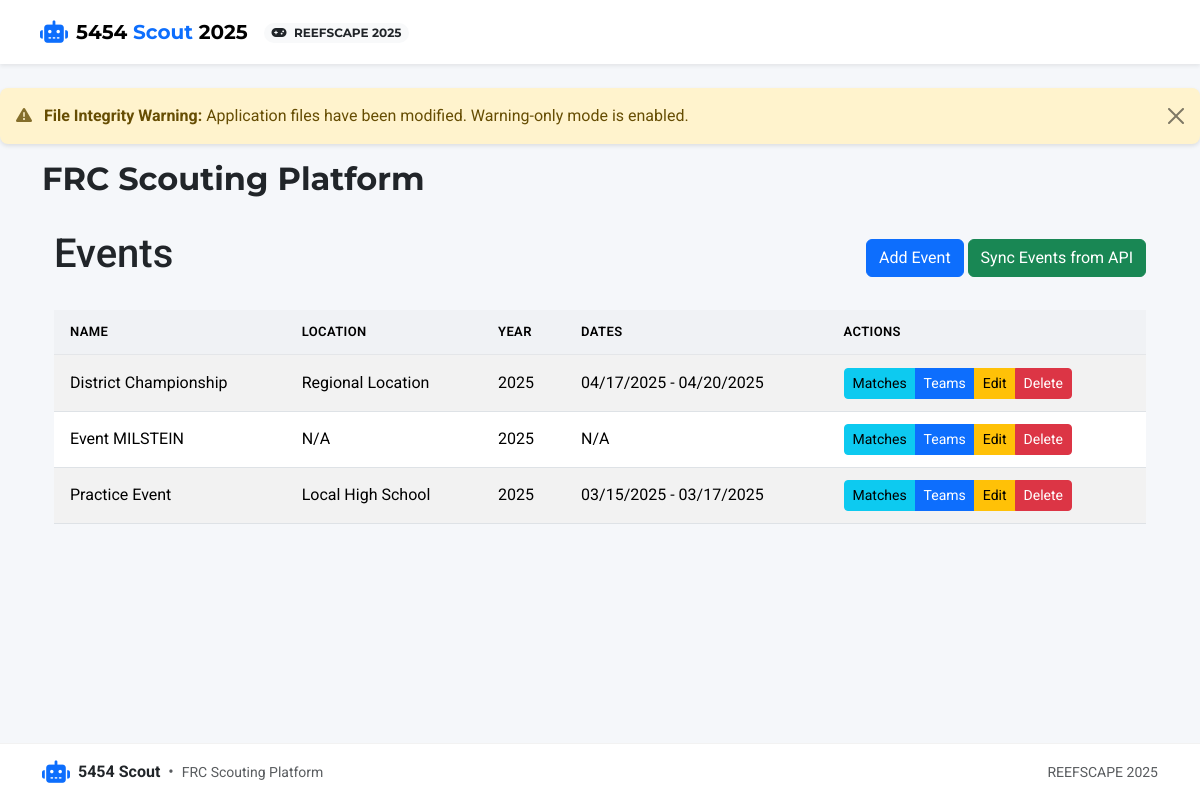
Screenshot of /events/ with the database file from the repository.
### app/models.py (models this page shows, shortened)
class Event(db.Model):
    id = db.Column(db.Integer, primary_key=True)
    name = db.Column(db.String(100), nullable=False)
    code = db.Column(db.String(20), unique=True)  # Event code like "CALA" or "NYRO"
    location = db.Column(db.String(100))
    start_date = db.Column(db.Date)
    end_date = db.Column(db.Date)
    year = db.Column(db.Integer, nullable=False)
    matches = db.relationship('Match', backref='event', lazy=True)

### app/routes/events.py (the view)
@bp.route('/')
def index():
    events = Event.query.order_by(Event.year.desc(), Event.name).all()
    now = datetime.now()
    return render_template('events/index.html', events=events, now=now)

### app/routes/auth.py (called while the page is built)
@bp.app_context_processor
def inject_auth_vars():
    return {
        'current_user': current_user,
        'user_has_role': lambda role: current_user.is_authenticated and current_user.has_role(role)
    }

### run.py (called while the page is built)
@app.before_request
def check_first_run():
    if not User.query.first() and request.path != '/auth/login':
        flash('Database is being initialized. Please wait...', 'info')
        return redirect(url_for('auth.login'))

### app/templates/events/index.html (shortened to what this page needs)
{% extends 'base.html' %}
{% block content %}
<div class="container mt-4">
    <div class="d-flex justify-content-between align-items-center mb-4">
        <h1>Events</h1>
        <div>
            <a href="{{ url_for('events.add') }}" class="btn btn-primary">Add Event</a>
            <button type="button" class="btn btn-success" data-bs-toggle="modal" data-bs-target="#syncModal">
                Sync Events from API
            </button>
        </div>
    </div>
    {% if events %}
    <div class="table-responsive">
        <table class="table table-striped table-hover">
            <thead>
                <tr>
                    <th>Name</th>
                    <th>Location</th>
                    <th>Year</th>
                    <th>Dates</th>
                    <th>Actions</th>
                </tr>
            </thead>
            <tbody>
                {% for event in events %}
                <tr>
                    <td>{{ event.name }}</td>
                    <td>{{ event.location or 'N/A' }}</td>
                    <td>{{ event.year }}</td>
                    <td>
                        {% if event.start_date and event.end_date %}
                            {{ event.start_date.strftime('%m/%d/%Y') }} - {{ event.end_date.strftime('%m/%d/%Y') }}
                        {% elif event.start_date %}
                            {{ event.start_date.strftime('%m/%d/%Y') }}
                        {% else %}
                            N/A
                        {% endif %}
                    </td>
                    <td>
                        <div class="btn-group">
                            <a href="{{ url_for('matches.index', event_id=event.id) }}" class="btn btn-sm btn-info">Matches</a>
                            <a href="{{ url_for('teams.index', event_id=event.id) }}" class="btn btn-sm btn-primary">Teams</a>
                            <a href="{{ url_for('events.edit', event_id=event.id) }}" class="btn btn-sm btn-warning">Edit</a>
                            <button type="button" class="btn btn-sm btn-danger"
                                    data-bs-toggle="modal"
                                    data-bs-target="#deleteModal{{ event.id }}">
                                Delete
                            </button>
                        </div>
                    </td>
                </tr>
                {% endfor %}
            </tbody>
        </table>
    </div>
    {% else %}
    <div class="alert alert-info">
        No events found. Add an event or sync from the API.
    </div>
    {% endif %}
</div>
{% endblock %}

### app/static/css/styles.css (style rules this page uses)
body { min-height: 100vh; display: flex; flex-direction: column; background-color: #f8f9fa; font-family: 'Roboto', 'Segoe UI', Arial, sans-serif; }
:root { --primary-color: #007bff; --secondary-color: #6c757d; --success-color: #28a745; --danger-color: #dc3545; --warning-color: #ffc107; --info-color: #17a2b8; --light-color: #f8f9fa; --dark-color: #343a40; }
body { display: flex; flex-direction: column; min-height: 100vh; }
.container { flex: 1; }
:root { --primary: #0d6efd; --primary-light: #cfe2ff; --primary-dark: #0a58ca; --secondary: #6c757d; --success: #198754; --danger: #dc3545; --warning: #ffc107; --info: #0dcaf0; --light: #f8f9fa; --dark: #212529; --red-alliance: #dc3545; --red-alliance-bg: #f8d7da; --blue-alliance: #0d6efd; --blue-alliance-bg: #cfe2ff; --auto-color: #fd7e14; --teleop-color: #0d6efd; --endgame-color: #198754; --navbar-bg: #ffffff; --card-shadow: 0 .125rem .25rem rgba(0, 0, 0, .075); --card-shadow-hover: 0 .5rem 1rem rgba(0, 0, 0, .15); --border-radius: .5rem; --transition-speed: 0.2s; --font-family-base: 'Roboto', -apple-system, BlinkMacSystemFont, 'Segoe UI', Arial, sans-serif; --font-family-headings: 'Montserrat', var(--font-family-base); }
html, body { min-height: 100vh; }
body { font-family: var(--font-family-base); background-color: #f5f7fa; display: flex; flex-direction: column; }
.table { margin-bottom: 0; }
.table thead th { background-color: rgba(0, 0, 0, 0.02); border-bottom: 2px solid rgba(0, 0, 0, 0.05); font-weight: 600; text-transform: uppercase; font-size: 0.8125rem; letter-spacing: 0.03em; padding: 0.75rem 1rem; }
.table tbody td { padding: 0.75rem 1rem; vertical-align: middle; }
.page-loaded { animation: fadeIn 0.3s ease-in-out; }
.btn { transition: all 0.2s ease-in-out; }

### rows the page displays
Event: name "District Championship", location "Regional Location", year "2025", start_date "04/17/2025", end_date "04/20/2025"
Event: name "Event MILSTEIN", location "N/A", year "2025"
Event: name "Practice Event", location "Local High School", year "2025", start_date "03/15/2025", end_date "03/17/2025"

### other values shown
{{ game_config.season }} "2025"
{{ game_config.game_name }} "REEFSCAPE"
